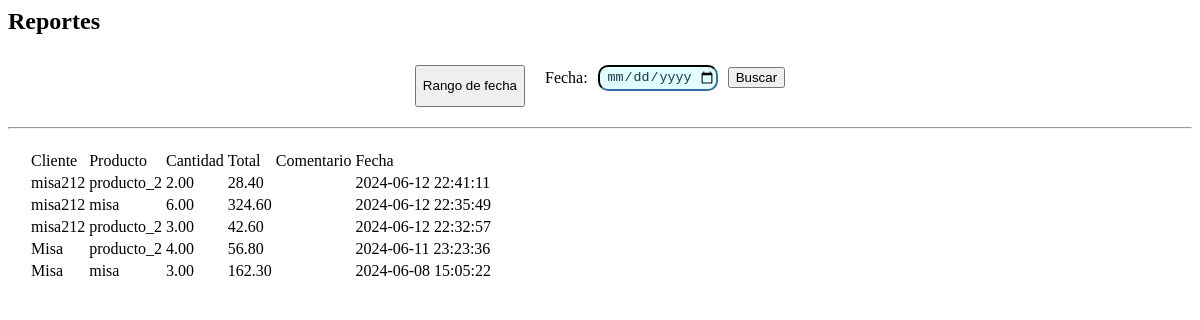
/administracion/reporte.php, run on the app's committed database.
### tables this page shows
CREATE TABLE `venta` (
  `id_venta` int(11) NOT NULL,
  `id_cliente` int(11) NOT NULL,
  `id_producto` int(11) NOT NULL,
  `fecha` timestamp NOT NULL DEFAULT current_timestamp()
);

CREATE TABLE `cliente` (
  `id_cliente` int(11) NOT NULL,
  `nombre` varchar(150) NOT NULL,
  `correo` varchar(150) NOT NULL,
  `contrasena` varchar(150) NOT NULL,
  `telefono` int(11) NOT NULL,
  `direccion` varchar(200) NOT NULL,
  `nivel` int(11) NOT NULL DEFAULT 0 COMMENT '1=verificado,2=empleado,3=admin\r\n',
  `estado` int(11) NOT NULL DEFAULT 1 COMMENT '0=suspendido\r\n1=activo'
);

CREATE TABLE `producto` (
  `id_producto` int(11) NOT NULL,
  `nombre_prod` varchar(150) NOT NULL,
  `descripcion` varchar(200) NOT NULL,
  `medida` int(5) NOT NULL,
  `imagen` varchar(200) NOT NULL,
  `precio` decimal(8,2) NOT NULL,
  `stock` int(11) NOT NULL,
  `estado` int(11) NOT NULL DEFAULT 1 COMMENT '1=mostrado\r\n0=no mostrado'
);

CREATE TABLE `detalle_venta` (
  `id_detalle_venta` int(11) NOT NULL,
  `id_venta` int(11) NOT NULL,
  `cantidad` decimal(8,2) NOT NULL,
  `total` decimal(8,2) NOT NULL,
  `comentario` int(11) DEFAULT NULL
);

### administracion/reporte.php (the view, shortened to what this page needs)
<?php
require('../conexion/conexion.php');
$sql = "SELECT v.*, c.*, p.*, dv.*  FROM venta v INNER JOIN cliente c ON v.id_cliente = c.id_cliente INNER JOIN producto p ON v.id_producto = p.id_producto INNER JOIN detalle_venta dv ON v.id_venta = dv.id_venta ORDER BY fecha DESC LIMIT 20";
$stmt = $conexion->query($sql);
$recent_sales = $stmt->fetchAll();
?>
<div class="ventana_inicio">
    <div class="contenido">
        <div class="titulo"><h2>Reportes</h2></div>
        <div class="sub_contenido">
            <div class="btn-fecha caja_form">
                <button type="button" id="btn-2" class="color1" onclick="caso2()">Rango de fecha</button>
                <div id="fecha1">
                    <form id="form1">
                        <label for="fecha">Fecha:</label>
                        <input type="date" name="fecha" id="fecha">
                        <button type="submit" class="color2">Buscar</button>
                    </form>
                </div>
            </div>
            <hr>
            <div class="fecha_r" id="fecha_r">
                <table>
                    <tr class="tr1">
                        <td>Cliente</td>
                        <td>Producto</td>
                        <td>Cantidad</td>
                        <td>Total</td>
                        <td>Comentario</td>
                        <td>Fecha</td>
                    </tr>
                    <?php
                        foreach ($recent_sales as $sale) {
                            echo '<tr><td>'.$sale['nombre'] . '</td>
                                    <td>' .$sale['nombre_prod'] . '</td>
                                    <td>' . $sale['cantidad'] . '</td>
                                    <td>' . $sale['total'] . '</td>
                                    <td>' . $sale['comentario'] . '</td>
                                    <td>' . $sale['fecha'] . '</td></tr>';
                        }
                    ?>
                </table>
            </div>
        </div>
    </div>
</div>

### administracion/reporte.php (style rules this page uses)
.caja_form { display: flex; gap: 20px; margin: 10px; padding: 10px; justify-content: center; }
form { display: flex; align-items: center; gap: 10px; }
input[type="date" i] { border-radius: 10px; height: 26px; width: 120px; text-align: center; background: #e2ffff; border-color: #19354d; color: #19354d; }
.fecha_r { margin: 10px; padding: 10px; }

### data on the page
venta: id_cliente.nombre "misa212", id_producto.nombre_prod "producto_2", detalle_venta.cantidad "2.00", detalle_venta.total "28.40", fecha "2024-06-12 22:41:11"
venta: id_cliente.nombre "misa212", id_producto.nombre_prod "misa", detalle_venta.cantidad "6.00", detalle_venta.total "324.60", fecha "2024-06-12 22:35:49"
venta: id_cliente.nombre "misa212", id_producto.nombre_prod "producto_2", detalle_venta.cantidad "3.00", detalle_venta.total "42.60", fecha "2024-06-12 22:32:57"
venta: id_cliente.nombre "Misa", id_producto.nombre_prod "producto_2", detalle_venta.cantidad "4.00", detalle_venta.total "56.80", fecha "2024-06-11 23:23:36"
venta: id_cliente.nombre "Misa", id_producto.nombre_prod "misa", detalle_venta.cantidad "3.00", detalle_venta.total "162.30", fecha "2024-06-08 15:05:22"
